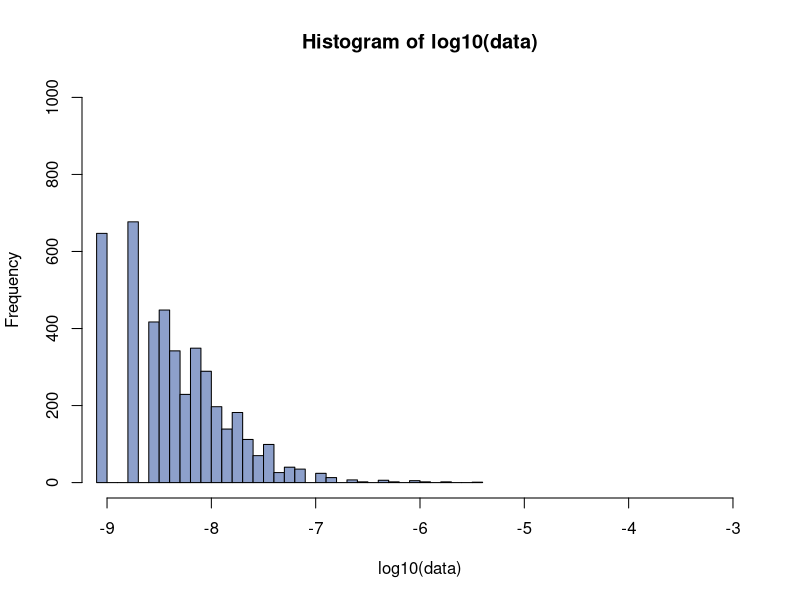

Write the R code that produced this figure.
## ---- chunk 1
#variables:
mutrate=1e-9   #mutation rate
w=1            #fitness of mutant
Nini=1000      #initial population
gen=20         #number of generations

#Assigments
x<-matrix(0,1,2)    #population matrix (1=wildtype (no mutation), 2 = mutant)
x[1,1]<-Nini

#Loop to simulate a population's growth and mutation over generations

for(g in 1:gen){
    x[1,1]<-x[1,1]*2            #growh rate of wildtipe is 2 (next generations)
    x[1,2]<-x[1,2]*2*w          #growth rate of mutant is 2w
    mutration<-rpois(1, mutrate*x[1,1])   #rpois: generacion de numeros pseudo aleatorios en la distribución de Poisson. 
                                          #1= numero de observacions a ser generadas
                                          #mutrate*x[1,1]=lambda (media o vector de medias)
    x[1,1]<-x[1,1]-mutration    #update matrix
    x[1,2]<-x[1,2]+mutration

#Observations
  #Sabemos que: x[0,0]=x[1,0]+x[1,1] y que x[0,1]=z[0,0]*2-x[1,1]
  #Es decir: 2000 0
  #          3999 1
    
    #print(c(g,x))    #show results
}

## ---- chunk 2
#variables:
mutrate=1e-9      #mutation rate
w=1               #fitness of mutant
Nini=1000         #initial population
gen=20            #number of generations
replicates =5000  #number of simulations (experiments)

data<-matrix(0,replicates,1) #container to store utput from each simulation

for(r in 1:replicates){

#Assigments
x<-matrix(0,1,2)    
x[1,1]<-Nini


  for(g in 1:gen){
      x[1,1]<-x[1,1]*2           
      x[1,2]<-x[1,2]*2*w
      
      mutration<-rpois(1, mutrate*x[1,1])   
      
      x[1,1]<-x[1,1]-mutration    #update matrix
      x[1,2]<-x[1,2]+mutration
      
      #print(c(g,x))    #show results
  }
  data[r]<-x[1,2]/sum(x)
}
hist(log10(data), breaks=50, col='#8da0cb', ylim=c(0,1000), xlim=c(-9, -3))
